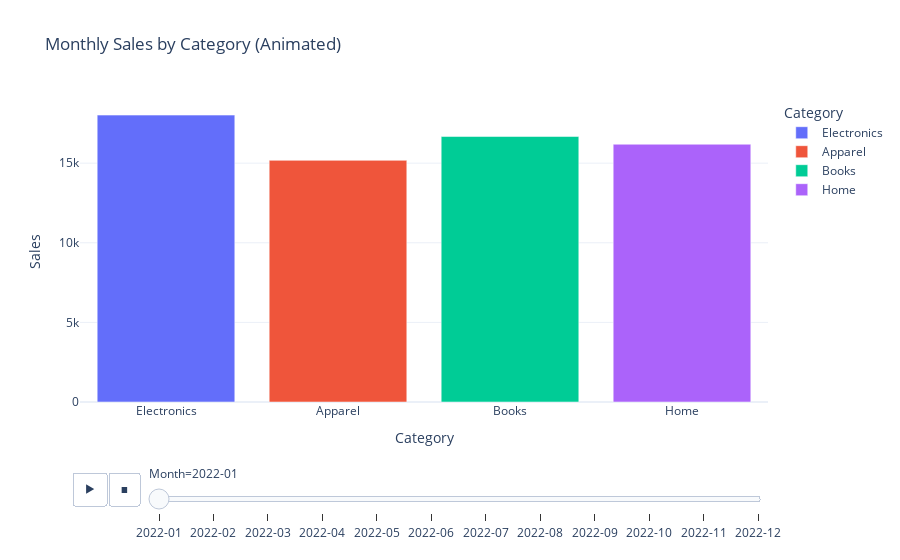

Notebook cell for this chart:
### Code cell
# 🎞️ Animated Bar Plot – Monthly Sales by Category

fig1 = animated_plot(
    df,
    x="Category",
    y="Sales",
    animation_frame="Month",
    color="Category",
    title="Monthly Sales by Category (Animated)",
    plot_type="bar"
)
fig1.show()

### Figure 1 — Plotly figure (JSON) as saved in the notebook; plotly's stock layout.template omitted (floating-point values rounded to 4 significant figures)
{"data": [{"hovertemplate": "Category=%{x}<br>Month=2022-01<br>Sales=%{y}<extra></extra>", "legendgroup": "Electronics", "marker": {"color": "#636efa", "pattern": {"shape": ""}}, "name": "Electronics", "orientation": "v", "showlegend": true, "textposition": "auto", "type": "bar", "x": ["Electronics"], "xaxis": "x", "y": [18020.0], "yaxis": "y"}, {"hovertemplate": "Category=%{x}<br>Month=2022-01<br>Sales=%{y}<extra></extra>", "legendgroup": "Apparel", "marker": {"color": "#EF553B", "pattern": {"shape": ""}}, "name": "Apparel", "orientation": "v", "showlegend": true, "textposition": "auto", "type": "bar", "x": ["Apparel"], "xaxis": "x", "y": [15180.0], "yaxis": "y"}, {"hovertemplate": "Category=%{x}<br>Month=2022-01<br>Sales=%{y}<extra></extra>", "legendgroup": "Books", "marker": {"color": "#00cc96", "pattern": {"shape": ""}}, "name": "Books", "orientation": "v", "showlegend": true, "textposition": "auto", "type": "bar", "x": ["Books"], "xaxis": "x", "y": [16670.0], "yaxis": "y"}, {"hovertemplate": "Category=%{x}<br>Month=2022-01<br>Sales=%{y}<extra></extra>", "legendgroup": "Home", "marker": {"color": "#ab63fa", "pattern": {"shape": ""}}, "name": "Home", "orientation": "v", "showlegend": true, "textposition": "auto", "type": "bar", "x": ["Home"], "xaxis": "x", "y": [16190.0], "yaxis": "y"}], "layout": {"barmode": "relative", "legend": {"title": {"text": "Category"}, "tracegroupgap": 0}, "sliders": [{"active": 0, "currentvalue": {"prefix": "Month="}, "len": 0.9, "pad": {"b": 10, "t": 60}, "steps": [{"args": [["2022-01"], {"frame": {"duration": 0, "redraw": true}, "fromcurrent": true, "mode": "immediate", "transition": {"duration": 0, "easing": "linear"}}], "label": "2022-01", "method": "animate"}, {"args": [["2022-02"], {"frame": {"duration": 0, "redraw": true}, "fromcurrent": true, "mode": "immediate", "transition": {"duration": 0, "easing": "linear"}}], "label": "2022-02", "method": "animate"}, {"args": [["2022-03"], {"frame": {"duration": 0, "redraw": true}, "fromcurrent": true, "mode": "immediate", "transition": {"duration": 0, "easing": "linear"}}], "label": "2022-03", "method": "animate"}, {"args": [["2022-04"], {"frame": {"duration": 0, "redraw": true}, "fromcurrent": true, "mode": "immediate", "transition": {"duration": 0, "easing": "linear"}}], "label": "2022-04", "method": "animate"}, {"args": [["2022-05"], {"frame": {"duration": 0, "redraw": true}, "fromcurrent": true, "mode": "immediate", "transition": {"duration": 0, "easing": "linear"}}], "label": "2022-05", "method": "animate"}, {"args": [["2022-06"], {"frame": {"duration": 0, "redraw": true}, "fromcurrent": true, "mode": "immediate", "transition": {"duration": 0, "easing": "linear"}}], "label": "2022-06", "method": "animate"}, {"args": [["2022-07"], {"frame": {"duration": 0, "redraw": true}, "fromcurrent": true, "mode": "immediate", "transition": {"duration": 0, "easing": "linear"}}], "label": "2022-07", "method": "animate"}, {"args": [["2022-08"], {"frame": {"duration": 0, "redraw": true}, "fromcurrent": true, "mode": "immediate", "transition": {"duration": 0, "easing": "linear"}}], "label": "2022-08", "method": "animate"}, {"args": [["2022-09"], {"frame": {"duration": 0, "redraw": true}, "fromcurrent": true, "mode": "immediate", "transition": {"duration": 0, "easing": "linear"}}], "label": "2022-09", "method": "animate"}, {"args": [["2022-10"], {"frame": {"duration": 0, "redraw": true}, "fromcurrent": true, "mode": "immediate", "transition": {"duration": 0, "easing": "linear"}}], "label": "2022-10", "method": "animate"}, {"args": [["2022-11"], {"frame": {"duration": 0, "redraw": true}, "fromcurrent": true, "mode": "immediate", "transition": {"duration": 0, "easing": "linear"}}], "label": "2022-11", "method": "animate"}, {"args": [["2022-12"], {"frame": {"duration": 0, "redraw": true}, "fromcurrent": true, "mode": "immediate", "transition": {"duration": 0, "easing": "linear"}}], "label": "2022-12", "method": "animate"}], "x": 0.1, "xanchor": "left", "y": 0, "yanchor": "top"}], "title": {"text": "Monthly Sales by Category (Animated)"}, "transition": {"duration": 300}, "updatemenus": [{"buttons": [{"args": [null, {"frame": {"duration": 500, "redraw": true}, "fromcurrent": true, "mode": "immediate", "transition": {"duration": 500, "easing": "linear"}}], "label": "&#9654;", "method": "animate"}, {"args": [[null], {"frame": {"duration": 0, "redraw": true}, "fromcurrent": true, "mode": "immediate", "transition": {"duration": 0, "easing": "linear"}}], "label": "&#9724;", "method": "animate"}], "direction": "left", "pad": {"r": 10, "t": 70}, "showactive": false, "type": "buttons", "x": 0.1, "xanchor": "right", "y": 0, "yanchor": "top"}], "xaxis": {"anchor": "y", "categoryarray": ["Electronics", "Apparel", "Books", "Home"], "categoryorder": "array", "domain": [0, 1], "title": {"text": "Category"}}, "yaxis": {"anchor": "x", "domain": [0, 1], "title": {"text": "Sales"}}}}
